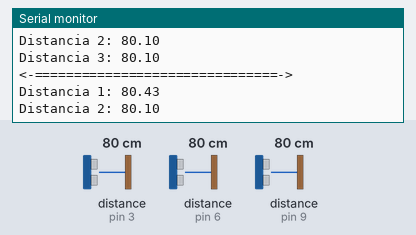
The sketch below on a simulated Arduino Uno, built with avr-gcc and run on an emulated ATmega328P. Parts: the last lines printed to the serial monitor. Wiring (inferred from the names in the program): 3 × ultrasonic range finder: trigger pin 4, echo pin 3 / trigger pin 7, echo pin 6 / trigger pin 8, echo pin 9. Inputs (shaded band) come from the test bench; at power-on: distance to the obstacle (sensors on pin 3, pin 6, pin 9) 80 cm. The echo pulse lasts 58.3 µs per cm.

Above: at 2.8 s.
2.9 s: distance to the obstacle (sensor on pin 3) set to 2 cm
At 3.6 s:
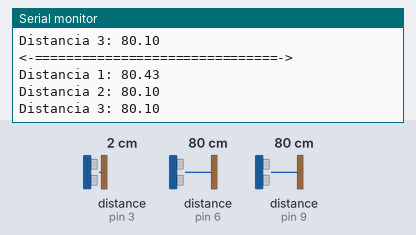
5.6 s: distance to the obstacle (sensor on pin 6) set to 2 cm
At 7.4 s:
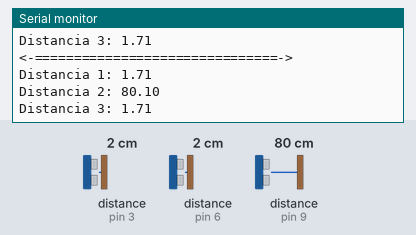
8.3 s: distance to the obstacle (sensor on pin 9) set to 2 cm
At 9.9 s:
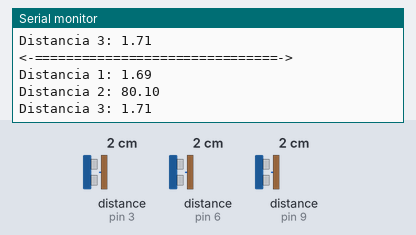
11.0 s: distance to the obstacle (sensor on pin 3) set to 4 cm
At 11.9 s:
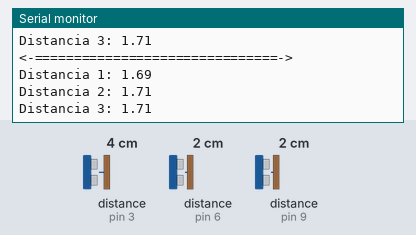
13.7 s: distance to the obstacle (sensor on pin 6) set to 4 cm
At 15.4 s:
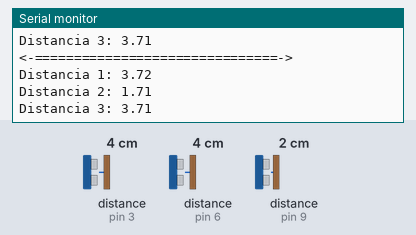
16.4 s: distance to the obstacle (sensor on pin 9) set to 4 cm
At 19.9 s:
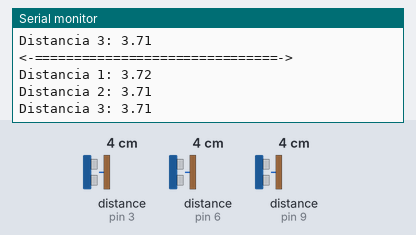
Timing chart, 0 to 20.1 s (numbered marks = the images above; inputs shaded):
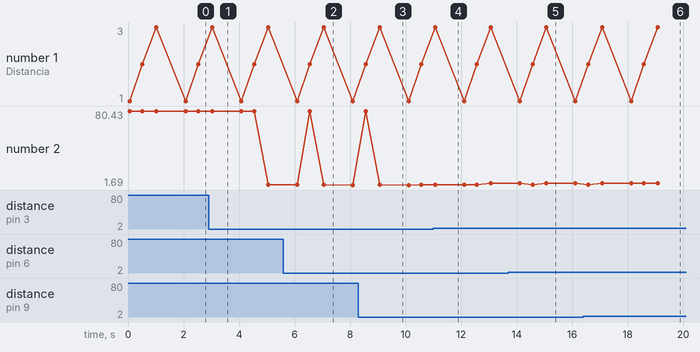

The sketch:

3sensor.ino
```cpp
#include <Arduino.h>

#define trig_1 7
#define echo_1 6

#define trig_2 8
#define echo_2 9

#define trig_3 4
#define echo_3 3

float distancia_1;
float distancia_2;
float distancia_3;

void setup() {

    pinMode(trig_1, OUTPUT);
    pinMode(echo_1, INPUT);

    pinMode(trig_2, OUTPUT);
    pinMode(echo_2, INPUT);

    pinMode(trig_3, OUTPUT);
    pinMode(echo_3, INPUT);

    Serial.begin(9600);
}

void loop() {

    distancia_1 = sensorUltra(trig_1, echo_1);
    distancia_2 = sensorUltra(trig_2, echo_2);
    distancia_3 = sensorUltra(trig_3, echo_3);

    Serial.println("<-===============================->");
    Serial.print("Distancia 1: ");
    Serial.println(distancia_1);
    delay(500);
    Serial.print("Distancia 2: ");
    Serial.println(distancia_2);
    delay(500);
    Serial.print("Distancia 3: ");
    Serial.println(distancia_3);
    delay(1000);
}

float sensorUltra(int trig, int echo) {

    digitalWrite(trig, LOW);
    delayMicroseconds(5);
    digitalWrite(trig, HIGH);
    delayMicroseconds(10);
    digitalWrite(trig, LOW);

    float distancia = pulseIn(echo, HIGH);
    distancia = distancia / 58.0;

    return distancia;
}
```

Measured:
- after the input at 5.6 s, the serial monitor: prints a new line after 0.49 s (image 2)
- after the input at 13.7 s, the serial monitor: prints a new line after 0.41 s (image 5)
- after the input at 16.4 s, the serial monitor: prints a new line after 2.2 s (image 6)
- plotted number 2: 80.1 → 1.71 after the input at 2.9 s, 1.71 → 1.69 after the input at 5.6 s, 1.71 → 3.71 after the input at 11.0 s, 3.71 → 3.72 after the input at 13.7 s
